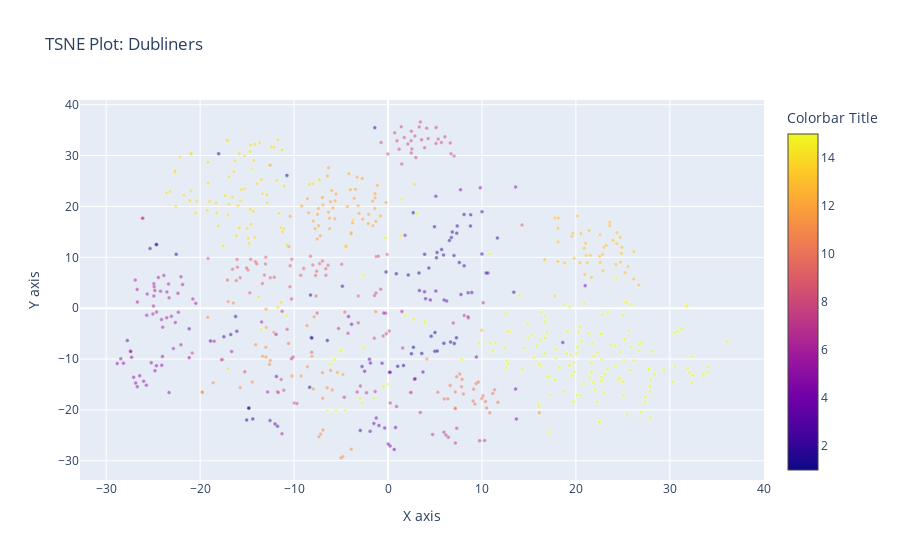
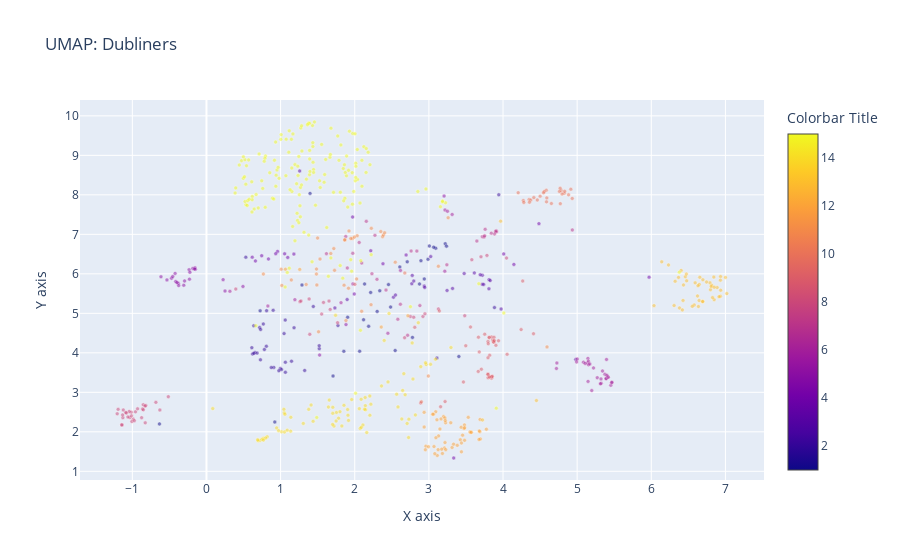

Notebook cell for these charts, in order:
### Code cell
title='Dubliners'

tsne_plot(df_processed[title],title=title)
umap_plot(df_processed[title],title=title)
dub_heat_matrix=heatmap_plot(df_processed[title],title=title)

### Figure 1 — Plotly figure (JSON) as saved in the notebook; plotly's stock layout.template omitted (floating-point values rounded to 4 significant figures; data arrays with more than 128 entries replaced by an {"elided": "..."} marker saying what was removed)
{"data": [{"hoverinfo": "text", "marker": {"color": {"elided": "690 int values"}, "colorbar": {"title": {"text": "Colorbar Title"}}, "line": {"color": "white", "width": 0.5}, "opacity": 0.5, "size": 4}, "mode": "markers", "text": {"elided": "690 int values"}, "type": "scatter", "x": {"elided": "690 float values"}, "y": {"elided": "690 float values"}}], "layout": {"autosize": true, "hovermode": "closest", "title": {"text": "TSNE Plot: Dubliners"}, "xaxis": {"autorange": true, "range": [-33.08, 40.31], "title": {"text": "X axis"}, "type": "linear"}, "yaxis": {"autorange": true, "range": [-34.54, 41.68], "title": {"text": "Y axis"}, "type": "linear"}}}

### Figure 2 — Plotly figure (JSON) as saved in the notebook; plotly's stock layout.template omitted (floating-point values rounded to 4 significant figures; data arrays with more than 128 entries replaced by an {"elided": "..."} marker saying what was removed)
{"data": [{"hoverinfo": "text", "marker": {"color": {"elided": "690 int values"}, "colorbar": {"title": {"text": "Colorbar Title"}}, "line": {"color": "white", "width": 0.5}, "opacity": 0.5, "size": 4}, "mode": "markers", "text": {"elided": "690 int values"}, "type": "scatter", "x": {"elided": "690 float values"}, "y": {"elided": "690 float values"}}], "layout": {"autosize": true, "hovermode": "closest", "title": {"text": "UMAP: Dubliners"}, "xaxis": {"autorange": true, "range": [-1.742, 7.556], "title": {"text": "X axis"}, "type": "linear"}, "yaxis": {"autorange": true, "range": [0.6827, 10.5], "title": {"text": "Y axis"}, "type": "linear"}}}
